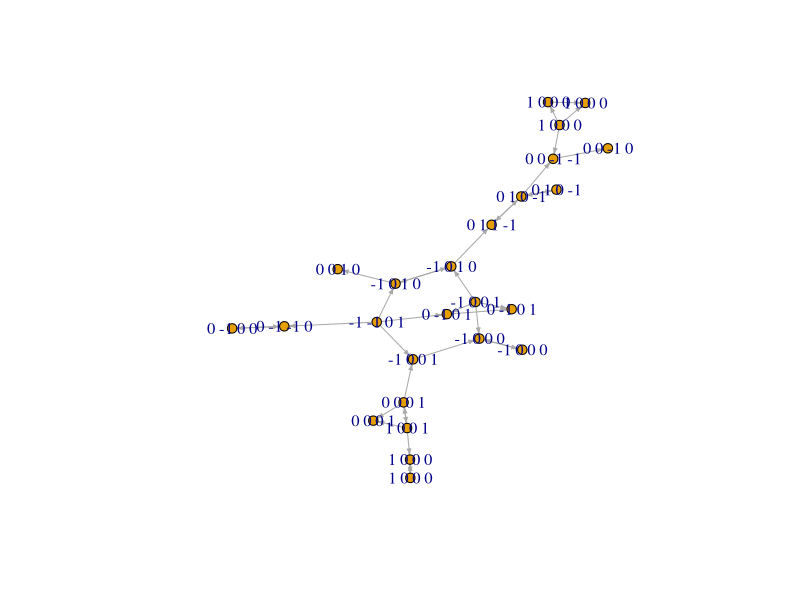
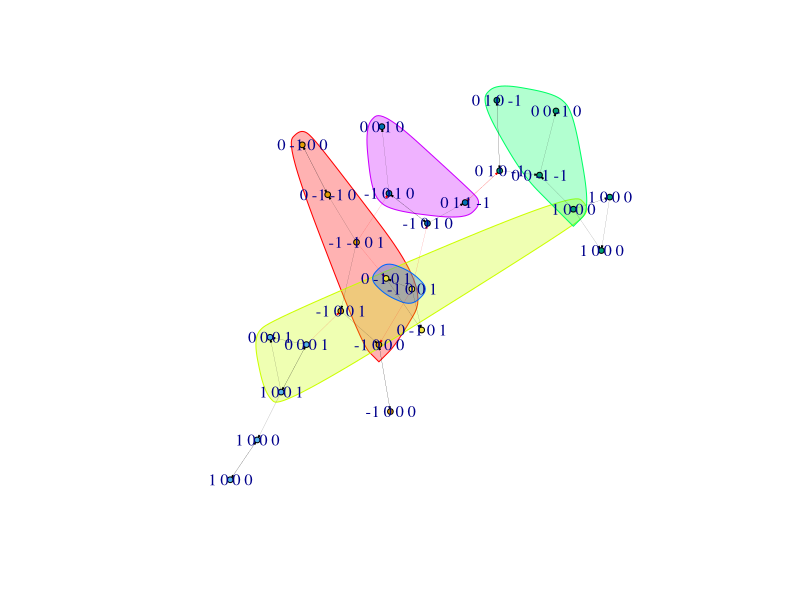

Write R code to recreate these figures, in order.

library(reshape)
library(data.table)
library(dplyr)
library(sqldf)
library(slam)
library(igraph)

rm(list=ls())
qpca <- function(A,rank=0){
  A.svd <- svd(A)
  if(rank>0&rank<ncol(A)){
  lambda <- A.svd$d[rank]*0.99 + A.svd$d[rank+1]*0.01
  } else {
  lambda <- 0
  }
  d <- A.svd$d-lambda
  d <- d[d > 1e-8]
  r <- length(d)
  prop <- d^2;
  prop <- cumsum(prop/sum(prop))
  d <- diag(d,length(d),length(d))
  u <- A.svd$u[,1:r,drop=F]
  v <- A.svd$v[,1:r,drop=F]
  x <- u%*%sqrt(d)
  y <- sqrt(d)%*%t(v)
  z <- x %*% y
  list(rank=r,X=x,Y=y,Z=x%*%y,prop=prop)
}

#generate insight
clabel <- matrix(rnorm(100),25,4,dimnames=list(paste0('c',1:25),paste0('l',1:4)))
clabel <- sign(clabel) * (abs(clabel)>1)
clabel[rowSums(clabel!=0)==0,1] <- 1
clabel_bk <- clabel
clabel <- filter(reshape::melt(clabel),value!=0)
colnames(clabel)[1:2] <- c('copy','label')
ulabel <- matrix(rnorm(10000),2500,4,dimnames=list(paste0('u',1:2500),paste0('l',1:4)))
ulabel_bk <- ulabel <- sign(ulabel) * (abs(ulabel)>1)
ulabel <- filter(reshape::melt(ulabel),value!=0)
colnames(ulabel)[1:2] <- c('user','label')

#generate transaction level data
trans <- sqldf(
  'select a.user, b.copy
  from ulabel a left join clabel b
  where a.label = b.label and a.value = b.value
  '
)
trans <- unique(trans)
trans <- trans[sample(1:nrow(trans),nrow(trans)*0.1),]

#copy matrix
ccscript <- sqldf(
  'select a.copy as copyi, b.copy as copyj, count(1) as count
  from trans a left join trans b
  where a.user = b.user
  group by a.copy, b.copy'
)
ccmat <- slam::simple_triplet_matrix(
  match(ccscript$copyi,paste0('c',1:25)),
  match(ccscript$copyj,paste0('c',1:25)),
  ccscript$count
)
dimnames(ccmat) <- list(paste0('c',1:25),paste0('c',1:25))
ccmat <- as.matrix(ccmat)
ccmat <- ccmat[rowSums(ccmat)>0,colSums(ccmat)>0]
ccmat <- t(ccmat/diag(ccmat))
diag(ccmat) <- 0
ccmat <- scale(ccmat)

dimnames(ccmat) <- list(
  paste(apply(clabel_bk,1,paste0,collapse=' ')),
  paste(apply(clabel_bk,1,paste0,collapse=' ')))
plot(g <- igraph::graph_from_adjacency_matrix(ccmat>1.96),
     edge.arrow.size=.3,
     vertex.size=5,
     vertex.label.cex=1)

#plot clust
fc <- function(x){
  fc <- membership(fastgreedy.community(as.undirected(x)))
  fc[] <- match(fc,unique(fc))
  fc
}
plotclust <- function(G){
  membership <- fc(G)
  plot(create.communities(G, membership), 
       # as.undirected(G), 
       as.directed(G),
       layout=layout.kamada.kawai(as.undirected(G)),
       edge.arrow.size=.1,
       vertex.size=3,
       vertex.label.cex=1,
       edge.width=.1)
  return(membership)
}
plotclust(g)
